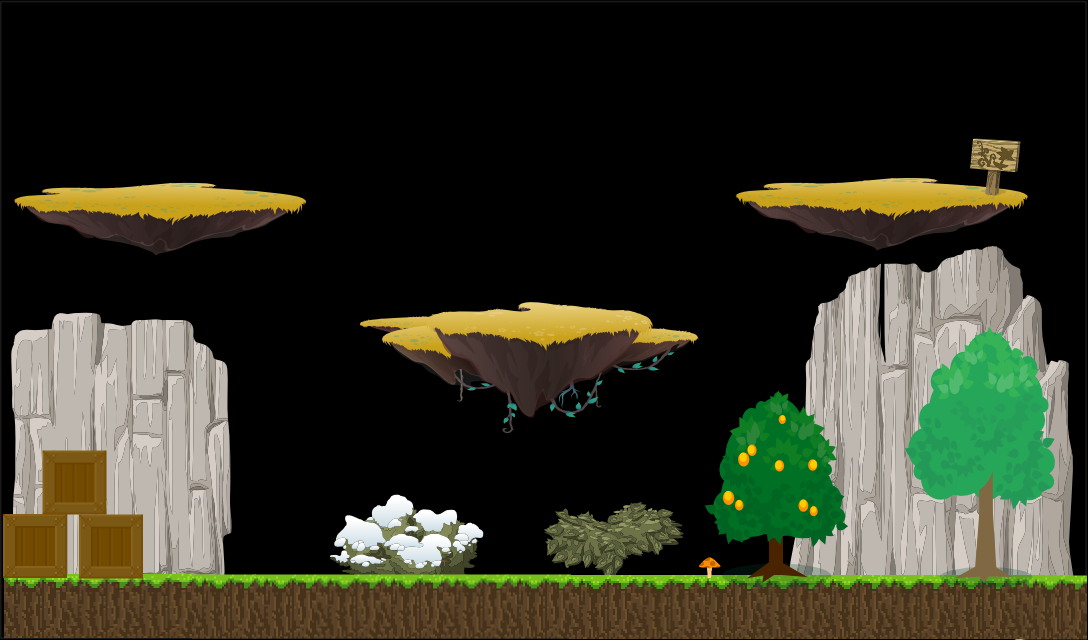

The image is a tile-based game level rendered from a .tmx file. Its description and source (layers, tilesets, objects; grid data summarised) follow:
An orthogonal 68x40 tile map with 16x16 px tiles, 1 tile layer (Tile Layer 1), 2 tilesets and 22 objects (11x Solid, 3x Landing, 3x start, 3x honeyJarsmall, PlayerStartPoint, ...).

<map version="1.0" orientation="orthogonal" width="68" height="40" tilewidth="16" tileheight="16">
 <tileset firstgid="1" name="BG" tilewidth="16" tileheight="16">
  <image source="TileSets/BG.png" width="1000" height="750" />
 </tileset>
 <tileset firstgid="2853" name="LevelSet_1" tilewidth="16" tileheight="16">
  <image source="TileSets/LevelSet_1.png" width="1088" height="640" />
 </tileset>
 <layer name="Tile Layer 1" width="68" height="40">
  <data>[2720 cells, 2720 non-empty, 2720 distinct tile ids]</data>
 </layer>
 <objectgroup name="Objects" width="68" height="40">
  <object name="PlayerStartPoint" x="522" y="225" width="17" height="16" />
  <object name="Landing" x="399" y="323" width="247" height="14">
   <properties>
    <property name="platform" value="2" />
   </properties>
  </object>
  <object name="Landing" x="782" y="188" width="181" height="7">
   <properties>
    <property name="deposit" value="1" />
    <property name="platform" value="3" />
   </properties>
  </object>
  <object name="Landing" x="28" y="200" width="252" height="4">
   <properties>
    <property name="platform" value="1" />
   </properties>
  </object>
  <object name="AnimObject" type="Bubble" x="644" y="212" width="13" height="11">
   <properties>
    <property name="Points" value="100" />
   </properties>
  </object>
  <object name="Solid" x="28" y="209" width="252" height="18" />
  <object name="Solid" x="398" y="339" width="257" height="25" />
  <object name="Solid" x="736" y="199" width="273" height="12" />
  <object name="AnimObject" type="start" x="473" y="59" width="13" height="11">
   <properties>
    <property name="Points" value="10" />
   </properties>
  </object>
  <object name="AnimObject" type="start" x="229" y="71" width="19" height="10">
   <properties>
    <property name="Points" value="10" />
   </properties>
  </object>
  <object name="AnimObject" type="start" x="985" y="93" width="13" height="11">
   <properties>
    <property name="Points" value="10" />
   </properties>
  </object>
  <object name="AnimObject" type="honeyJarsmall" x="82" y="168" width="13" height="11">
   <properties>
    <property name="cargo" value="1" />
    <property name="platform" value="1" />
   </properties>
  </object>
  <object name="AnimObject" type="honeyJarsmall" x="104" y="170" width="13" height="11">
   <properties>
    <property name="cargo" value="2" />
    <property name="platform" value="1" />
   </properties>
  </object>
  <object name="Solid" x="363" y="326" width="34" height="19" />
  <object name="Solid" x="652" y="327" width="45" height="23" />
  <object name="Solid" x="116" y="230" width="77" height="26" />
  <object name="Solid" x="12" y="333" width="212" height="244" />
  <object name="Solid" x="807" y="249" width="269" height="330" />
  <object name="Solid" x="3" y="565" width="1080" height="77" />
  <object name="Solid" x="340" y="493" width="141" height="77" />
  <object name="Solid" x="969" y="140" width="52" height="34" />
  <object name="AnimObject" type="honeyJarsmall" x="129" y="165" width="13" height="11">
   <properties>
    <property name="cargo" value="3" />
    <property name="platform" value="1" />
   </properties>
  </object>
 </objectgroup>
</map>
